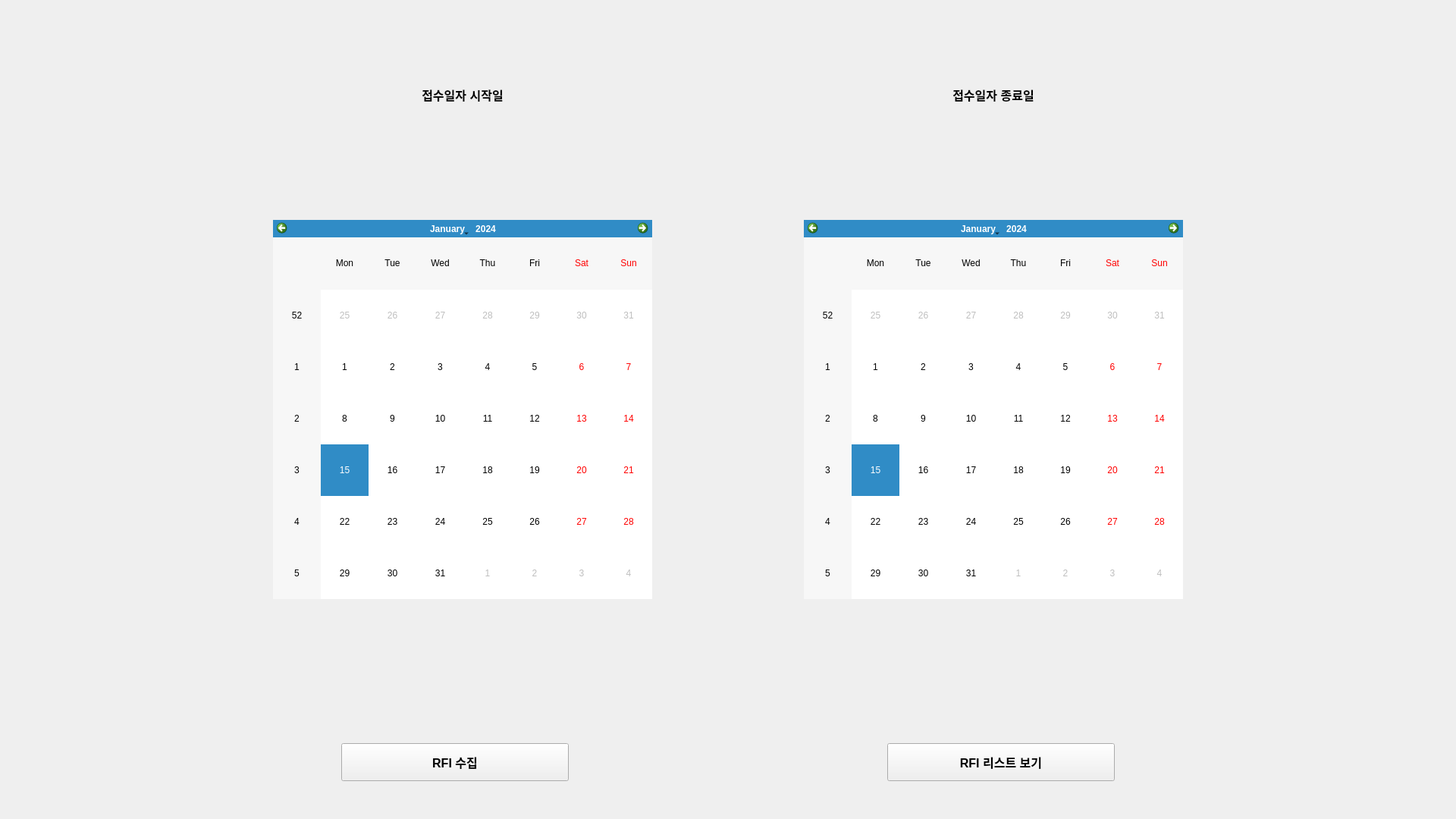
<?xml version="1.0" encoding="UTF-8"?>
<ui version="4.0">
 <class>MainWindow</class>
 <widget class="QMainWindow" name="MainWindow">
  <property name="geometry">
   <rect>
    <x>0</x>
    <y>0</y>
    <width>1920</width>
    <height>1080</height>
   </rect>
  </property>
  <property name="windowTitle">
   <string>RFI Collector</string>
  </property>
  <widget class="QWidget" name="centralwidget">
   <widget class="QPushButton" name="collectButton">
    <property name="geometry">
     <rect>
      <x>450</x>
      <y>980</y>
      <width>300</width>
      <height>50</height>
     </rect>
    </property>
    <property name="sizePolicy">
     <sizepolicy hsizetype="Expanding" vsizetype="Expanding">
      <horstretch>0</horstretch>
      <verstretch>0</verstretch>
     </sizepolicy>
    </property>
    <property name="font">
     <font>
      <pointsize>12</pointsize>
      <weight>75</weight>
      <bold>true</bold>
     </font>
    </property>
    <property name="text">
     <string>RFI 수집</string>
    </property>
   </widget>
   <widget class="QPushButton" name="listViewButton">
    <property name="geometry">
     <rect>
      <x>1170</x>
      <y>980</y>
      <width>300</width>
      <height>50</height>
     </rect>
    </property>
    <property name="sizePolicy">
     <sizepolicy hsizetype="Expanding" vsizetype="Expanding">
      <horstretch>0</horstretch>
      <verstretch>0</verstretch>
     </sizepolicy>
    </property>
    <property name="font">
     <font>
      <pointsize>12</pointsize>
      <weight>75</weight>
      <bold>true</bold>
     </font>
    </property>
    <property name="text">
     <string>RFI 리스트 보기</string>
    </property>
   </widget>
   <widget class="QCalendarWidget" name="startCalendar">
    <property name="geometry">
     <rect>
      <x>360</x>
      <y>290</y>
      <width>500</width>
      <height>500</height>
     </rect>
    </property>
    <property name="sizePolicy">
     <sizepolicy hsizetype="Expanding" vsizetype="Expanding">
      <horstretch>0</horstretch>
      <verstretch>0</verstretch>
     </sizepolicy>
    </property>
   </widget>
   <widget class="QCalendarWidget" name="endCalendar">
    <property name="geometry">
     <rect>
      <x>1060</x>
      <y>290</y>
      <width>500</width>
      <height>500</height>
     </rect>
    </property>
    <property name="sizePolicy">
     <sizepolicy hsizetype="Expanding" vsizetype="Expanding">
      <horstretch>0</horstretch>
      <verstretch>0</verstretch>
     </sizepolicy>
    </property>
   </widget>
   <widget class="QLabel" name="startLabel">
    <property name="geometry">
     <rect>
      <x>460</x>
      <y>100</y>
      <width>300</width>
      <height>50</height>
     </rect>
    </property>
    <property name="sizePolicy">
     <sizepolicy hsizetype="Expanding" vsizetype="Expanding">
      <horstretch>0</horstretch>
      <verstretch>0</verstretch>
     </sizepolicy>
    </property>
    <property name="font">
     <font>
      <pointsize>12</pointsize>
      <weight>75</weight>
      <bold>true</bold>
     </font>
    </property>
    <property name="layoutDirection">
     <enum>Qt::LeftToRight</enum>
    </property>
    <property name="text">
     <string>접수일자 시작일</string>
    </property>
    <property name="alignment">
     <set>Qt::AlignCenter</set>
    </property>
   </widget>
   <widget class="QLabel" name="endLabel">
    <property name="geometry">
     <rect>
      <x>1160</x>
      <y>100</y>
      <width>300</width>
      <height>50</height>
     </rect>
    </property>
    <property name="sizePolicy">
     <sizepolicy hsizetype="Expanding" vsizetype="Expanding">
      <horstretch>0</horstretch>
      <verstretch>0</verstretch>
     </sizepolicy>
    </property>
    <property name="font">
     <font>
      <pointsize>12</pointsize>
      <weight>75</weight>
      <bold>true</bold>
     </font>
    </property>
    <property name="layoutDirection">
     <enum>Qt::LeftToRight</enum>
    </property>
    <property name="text">
     <string>접수일자 종료일</string>
    </property>
    <property name="alignment">
     <set>Qt::AlignCenter</set>
    </property>
   </widget>
   <zorder>startLabel</zorder>
   <zorder>endCalendar</zorder>
   <zorder>endLabel</zorder>
   <zorder>startCalendar</zorder>
   <zorder>listViewButton</zorder>
   <zorder>collectButton</zorder>
  </widget>
 </widget>
 <resources/>
 <connections/>
</ui>
